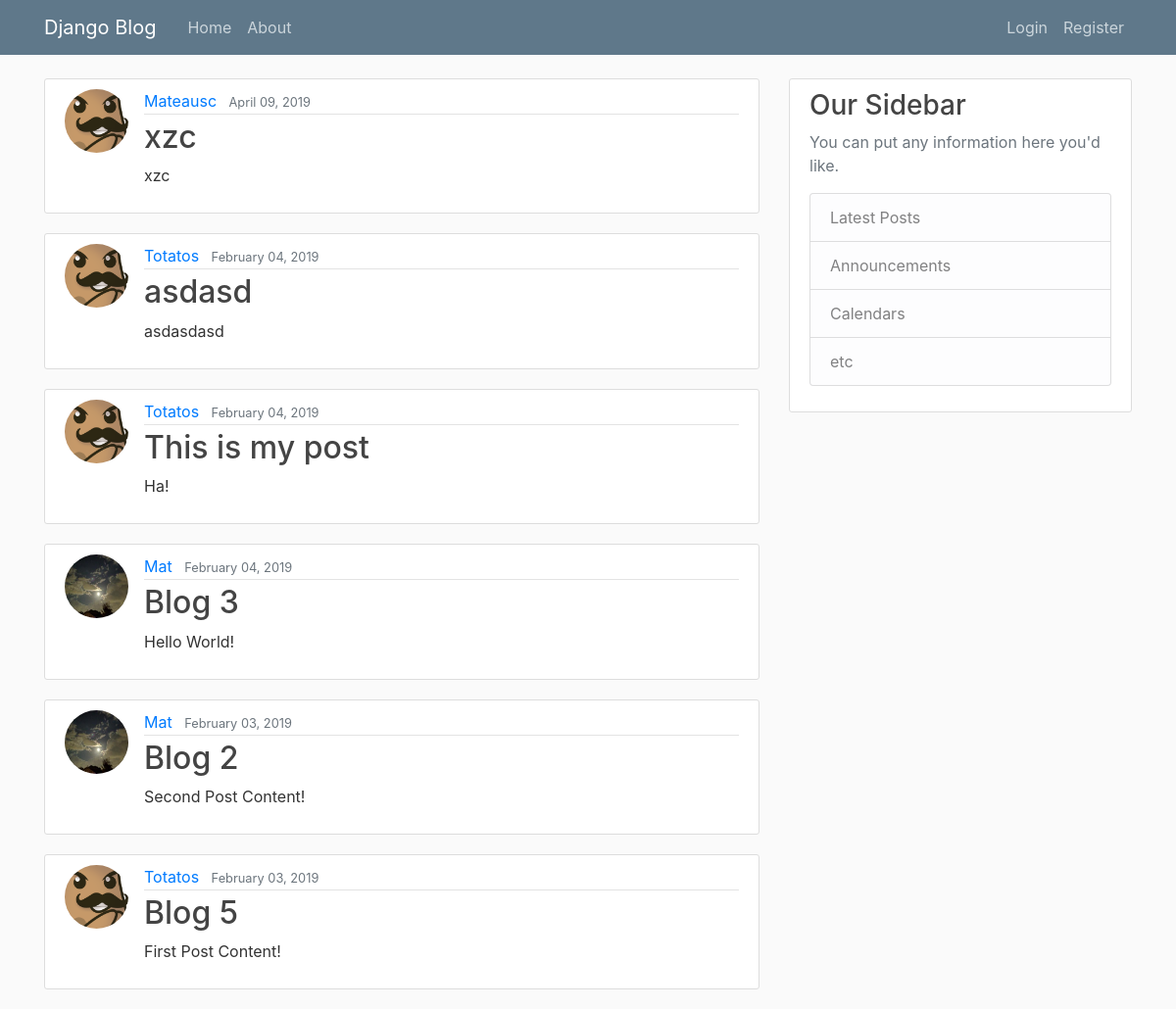
The page / on the database its author committed.
### blog/models.py (models this page shows, shortened)
class Post(models.Model):
    title = models.CharField(max_length=100)
    content = models.TextField()
    date_posted = models.DateTimeField(default=timezone.now)
    author = models.ForeignKey(User, on_delete=models.CASCADE)

### users/models.py (models this page shows, shortened)
class Profile(models.Model):
    user = models.OneToOneField(User, on_delete=models.CASCADE)#delete everything if user deleted
    image = models.ImageField(default='default.png', upload_to='profile_pics') #insert default.jpg as default

### blog/views.py (the view)
# urls.py: path('', PostListView.as_view(), name='blog-home'),
class PostListView(ListView):
    model = Post
    template_name = 'blog/home.html' # <app>/<models>_<viewtype>.html
    context_object_name = 'posts'
    ordering = ['-date_posted'] # shows post from newest to oldest

### blog/templates/blog/home.html
{% extends "blog/base.html" %}
{% block content %}
  {% for post in posts %}
    <article class="media content-section">
      <img  class="rounded-circle article-img" src="{{ post.author.profile.image.url }}">
      <div class="media-body">
        <div class="article-metadata">
          <a class="mr-2" href="{% url 'profile-view' post.author.id %}">{{ post.author }}</a>
          <small class="text-muted">{{ post.date_posted|date:"F d, Y" }}</small>
        </div>
        <h2><a class="article-title" href="{% url 'post-detail' post.id %}">{{ post.title }}</a></h2>
        <p class="article-content">{{ post.content }}</p>
      </div>
  </article>
  {% endfor %}
{% endblock content %}

### blog/templates/blog/base.html (shortened to what this page needs)
{% load static %}
<!DOCTYPE html>
<html lang="en" dir="ltr">
  <head>
    <link rel="stylesheet" href="https://stackpath.bootstrapcdn.com/bootstrap/4.2.1/css/bootstrap.min.css">
    <link rel="stylesheet" type="text/css" href="{% static 'blog/main.css' %}">
  </head>
  <body>
    <header class="site-header">
      <nav class="navbar navbar-expand-md navbar-dark bg-steel fixed-top">
        <div class="container">
          <a class="navbar-brand mr-4" href="{% url 'blog-home' %}">Django Blog</a>
          <div class="collapse navbar-collapse" id="navbarToggle">
            <div class="navbar-nav mr-auto">
              <a class="nav-item nav-link" href="{% url 'blog-home' %}">Home</a>
              <a class="nav-item nav-link" href="{% url 'blog-about' %}">About</a>
            </div>
            <div class="navbar-nav">
              {% if request.user.is_authenticated %}
                <a class="nav-item nav-link" href="{% url 'post-create' %}">New Post</a>
                <a class="nav-item nav-link" href="{% url 'profile' %}">Profile</a>
                <a class="nav-item nav-link" href="{% url 'logout' %}">Logout</a>
              {% else %}
                <a class="nav-item nav-link" href="{% url 'login' %}">Login</a>
                <a class="nav-item nav-link" href="{% url 'register' %}">Register</a>
              {% endif %}
            </div>
          </div>
        </div>
      </nav>
    </header>
    <main role="main" class="container">
    <div class="row">
      <div class="col-md-8">
        {% block content %}{% endblock %}
      </div>
      <div class="col-md-4">
        <div class="content-section">
          <h3>Our Sidebar</h3>
          <p class='text-muted'>You can put any information here you'd like.
            <ul class="list-group">
              <li class="list-group-item list-group-item-light">Latest Posts</li>
              <li class="list-group-item list-group-item-light">Announcements</li>
              <li class="list-group-item list-group-item-light">Calendars</li>
              <li class="list-group-item list-group-item-light">etc</li>
            </ul>
          </p>
        </div>
      </div>
    </div>
  </main>
  </body>
</html>

### blog/static/blog/main.css (style rules this page uses)
body { background: #fafafa; color: #333333; margin-top: 5rem; }
h1, h2, h3, h4, h5, h6 { color: #444444; }
ul { margin: 0; }
.bg-steel { background-color: #5f788a; }
.site-header .navbar-nav .nav-link { color: #cbd5db; }
.content-section { background: #ffffff; padding: 10px 20px; border: 1px solid #dddddd; border-radius: 3px; margin-bottom: 20px; }
.article-title { color: #444444; }
.article-content { white-space: pre-line; }
.article-img { height: 65px; width: 65px; margin-right: 16px; }
.article-metadata { padding-bottom: 1px; margin-bottom: 4px; border-bottom: 1px solid #e3e3e3 }

### rows shown on the page
Post: author.profile.image (placeholder picture), author "Mateausc", date_posted "April 09, 2019", title "xzc", content "xzc"
Post: author.profile.image (placeholder picture), author "Totatos", date_posted "February 04, 2019", title "asdasd", content "asdasdasd"
Post: author.profile.image (placeholder picture), author "Totatos", date_posted "February 04, 2019", title "This is my post", content "Ha!"
Post: author.profile.image (picture), author "Mat", date_posted "February 04, 2019", title "Blog 3", content "Hello World!"
Post: author.profile.image (picture), author "Mat", date_posted "February 03, 2019", title "Blog 2", content "Second Post Content!"
Post: author.profile.image (placeholder picture), author "Totatos", date_posted "February 03, 2019", title "Blog 5", content "First Post Content!"
